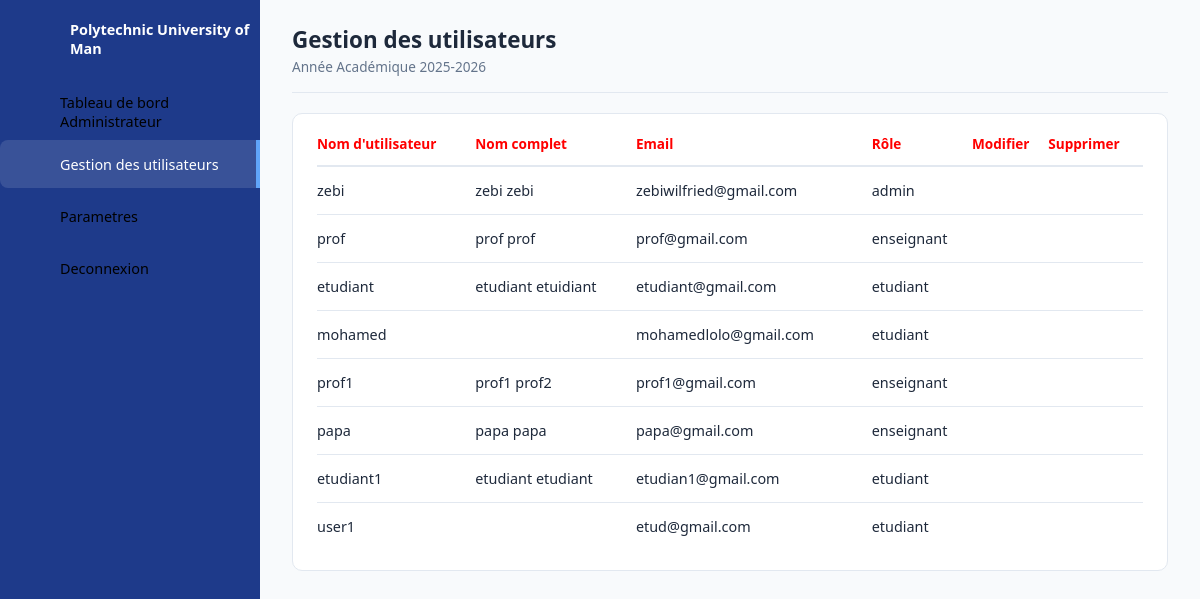
The app's page /gestion_utilisateurs/ (signed in), older data.
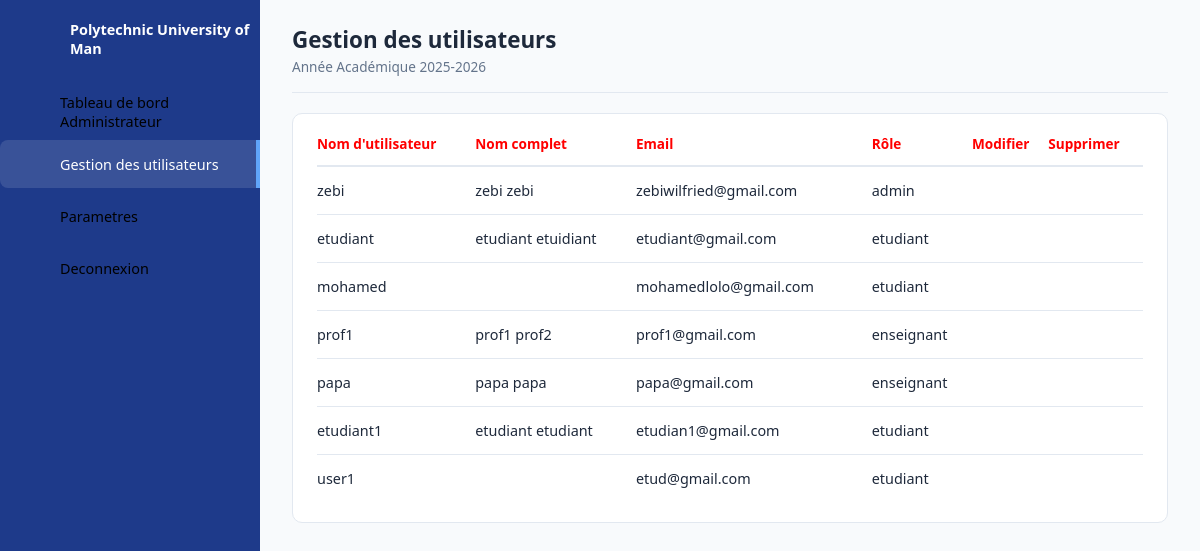
The same page, newer data.
### pages/models.py (models this page shows, shortened)
class Utilisateur(AbstractUser):
    ChoiceRole = (
        ('admin','administrateur'),
        ('enseignant','enseignant' ),
        ('etudiant','etudiant')
    )
    role = models.CharField(
        max_length= 25,
        choices=ChoiceRole,
        default='etudiant'
    )
    email = models.EmailField(unique=True)
    REQUIRED_FIELDS = ['email', 'first_name', 'last_name', 'role']

### pages/views.py (the view)
# urls.py: path('gestion_utilisateurs/', gestion_utilisateurs, name='gestion_utilisateurs'),
@login_required
def gestion_utilisateurs(request):
    users = Utilisateur.objects.all()
    context = {
        "users":users
    }
    return render(request, 'gestion_utilisateurs.html', context)

### templates/gestion_utilisateurs.html (shortened to what this page needs)
{% load static %}
<!DOCTYPE html>
<html lang="fr">
<head>
<link rel="stylesheet" href="{% static 'css/dashboardadmin.css' %}?v=2.0">
<link rel="stylesheet" href="{% static 'css/gestion_utilisateurs.css' %}?v=1.0">
</head>
<body>
<div class="container">
    <aside class="navigation">
                <ul>
                <li class="brand">
                <a href="#">
                <span class="titre">Polytechnic University of Man</span>
                </a>
                </li>
                <li>
                <a href="{% url 'dashboardadmin' %}">
                <span class="titre">Tableau de bord Administrateur</span>
                </a>
                </li>
                <li class="active">
                <a href="{% url 'gestion_utilisateurs' %}">
                <span class="titre">Gestion des utilisateurs</span>
                </a>
                </li>
                <li>
                <a href="{% url 'parametres' %}">
                <span class="titre">Parametres</span>
                </a>
                </li>
                <li class="logout">
                <a href="{% url 'deconnexion' %}">
                <span class="titre">Deconnexion</span>
                </a>
                </li>
            </ul>
    </aside>
<main class="main-content">
<header class="topbar">
    <div>
            <h2>Gestion des utilisateurs</h2>
            <p class="subtitle">Année Académique 2025-2026</p>
            </div>
            </header>
  <div class="recent-orders">
    <table>
        <thead>
            <tr>
                <td class="lock">Nom d'utilisateur</td>
                <td class="lock">Nom complet</td>
                <td class="lock">Email</td>
                <td class="lock">Rôle</td>
                <td class="lock">Modifier</td>
                <td class="lock">Supprimer</td>
            </tr>
        </thead>
        <tbody>
            {% for user in users %}
            <tr>
                <td>{{ user.username }}</td>
                <td>{{ user.first_name }} {{ user.last_name }}</td>
                <td>{{ user.email }}</td>
                <td>{{ user.role }}</td>
                <td>
                </td>
                <td>
                </td>
            </tr>
            {% empty %}
            <tr>
                <td colspan="6">Aucun utilisateur trouvé.</td>
            </tr>
            {% endfor %}
        </tbody>
    </table>
</div>
</main>
</div>
</body>
</html>

Row changes from the older to the newer data that the page shows:
removed Utilisateur: username "prof", first_name "prof", last_name "prof", email "prof@gmail.com", role "enseignant"
